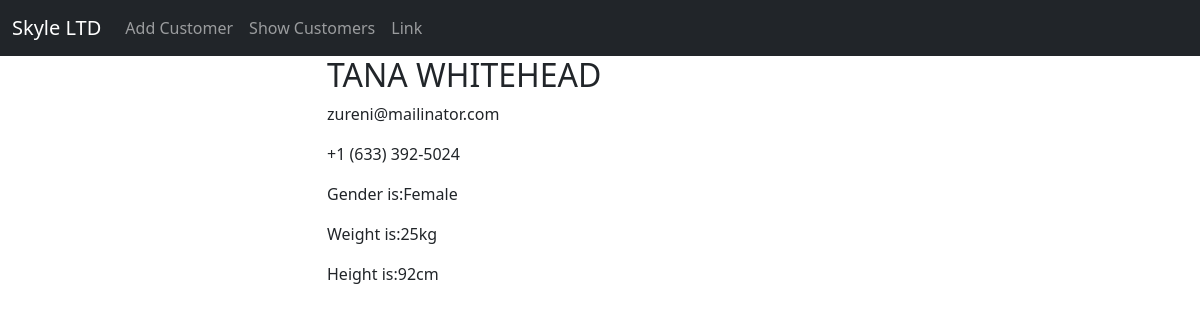
Page /details/11 on the committed database.
### my_app/models.py (models this page shows)
class Customer(models.Model):
    id = models.AutoField(primary_key=True)
    names = models.CharField(max_length=50)
    email = models.EmailField(max_length=50, unique=True)
    phone = models.CharField(max_length=15)
    password = models.CharField(max_length=150)
    weight = models.IntegerField(default=0)
    height = models.IntegerField(default=0)
    gender = models.CharField(max_length=10, default='Male')
    class Meta:
        db_table = 'customers'

### my_app/views.py (the view)
# urls.py: path('details/<int:id>', views.details, name='details-page'),
def details(request, id):
    user=Customer.objects.get(id=id)
    return render(request, 'details.html', {"user": user})

### templates/details.html
{% extends 'master.html' %}
{% block content %}
    <div class="container">
      <div class="row justify-content-center">
        <div class="col-sm-6">
            <h2>{{ user.names |upper }}</h2>
            <p>{{ user.email |lower }}</p>
            <p>{{ user.phone }}</p>
            <p>Gender is:{{ user.gender |capfirst }}</p>
            <p>Weight is:{{ user.weight }}kg</p>
            <p>Height is:{{ user.height }}cm</p>
        </div>
      </div>
    </div>
{% endblock %}

### rows in the picture
Customer: names "TANA WHITEHEAD", email "zureni@mailinator.com", phone "+1 (633) 392-5024", gender "Female", weight "25", height "92"
